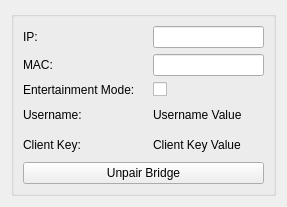
<?xml version="1.0" encoding="UTF-8"?>
<ui version="4.0">
 <class>OpenRGBPhilipsHueSettingsEntryUi</class>
 <widget class="QWidget" name="OpenRGBPhilipsHueSettingsEntryUi">
  <property name="geometry">
   <rect>
    <x>0</x>
    <y>0</y>
    <width>287</width>
    <height>207</height>
   </rect>
  </property>
  <property name="sizePolicy">
   <sizepolicy hsizetype="Expanding" vsizetype="Expanding">
    <horstretch>0</horstretch>
    <verstretch>0</verstretch>
   </sizepolicy>
  </property>
  <property name="windowTitle">
   <string>Form</string>
  </property>
  <layout class="QGridLayout" name="gridLayout">
   <item row="1" column="0" colspan="2">
    <widget class="QGroupBox" name="groupBox">
     <property name="title">
      <string/>
     </property>
     <layout class="QGridLayout" name="gridLayout_2">
      <item row="1" column="0">
       <widget class="QLabel" name="IPLabel">
        <property name="text">
         <string>IP:</string>
        </property>
       </widget>
      </item>
      <item row="3" column="0">
       <widget class="QLabel" name="EntertainmentLabel">
        <property name="text">
         <string>Entertainment Mode:</string>
        </property>
       </widget>
      </item>
      <item row="4" column="0">
       <widget class="QLabel" name="UsernameLabel">
        <property name="text">
         <string>Username:</string>
        </property>
       </widget>
      </item>
      <item row="4" column="3">
       <widget class="QLabel" name="UsernameValue">
        <property name="text">
         <string>Username Value</string>
        </property>
       </widget>
      </item>
      <item row="2" column="3">
       <widget class="QLineEdit" name="MACEdit"/>
      </item>
      <item row="5" column="0">
       <widget class="QLabel" name="ClientKeyLabel">
        <property name="text">
         <string>Client Key:</string>
        </property>
       </widget>
      </item>
      <item row="3" column="3">
       <widget class="QCheckBox" name="EntertainmentCheckBox">
        <property name="text">
         <string/>
        </property>
       </widget>
      </item>
      <item row="1" column="3">
       <widget class="QLineEdit" name="IPEdit"/>
      </item>
      <item row="6" column="0" colspan="4">
       <widget class="QPushButton" name="UnpairButton">
        <property name="text">
         <string>Unpair Bridge</string>
        </property>
       </widget>
      </item>
      <item row="2" column="0">
       <widget class="QLabel" name="MACLabel">
        <property name="text">
         <string>MAC:</string>
        </property>
       </widget>
      </item>
      <item row="5" column="3">
       <widget class="QLabel" name="ClientKeyValue">
        <property name="text">
         <string>Client Key Value</string>
        </property>
       </widget>
      </item>
     </layout>
    </widget>
   </item>
  </layout>
 </widget>
 <tabstops>
  <tabstop>IPEdit</tabstop>
 </tabstops>
 <resources/>
 <connections/>
</ui>
